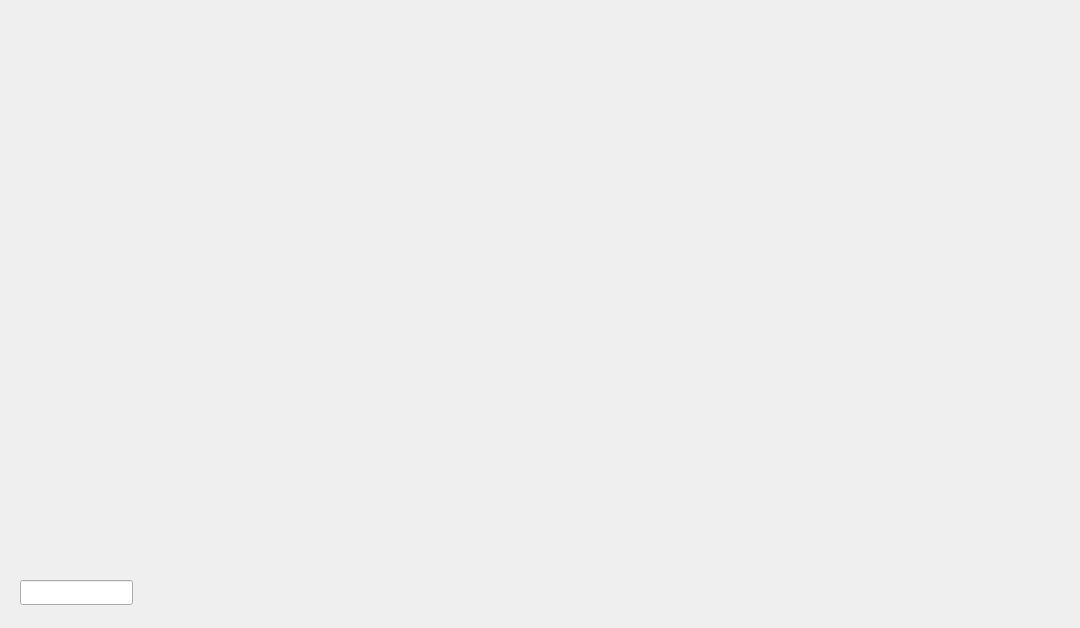
<?xml version="1.0" encoding="UTF-8"?>
<ui version="4.0">
 <class>fmAttarctorViewer</class>
 <widget class="QWidget" name="fmAttarctorViewer">
  <property name="geometry">
   <rect>
    <x>0</x>
    <y>0</y>
    <width>1080</width>
    <height>628</height>
   </rect>
  </property>
  <property name="windowTitle">
   <string>Form</string>
  </property>
  <widget class="QLineEdit" name="lineEdit">
   <property name="geometry">
    <rect>
     <x>20</x>
     <y>580</y>
     <width>113</width>
     <height>25</height>
    </rect>
   </property>
  </widget>
 </widget>
 <resources/>
 <connections/>
</ui>
